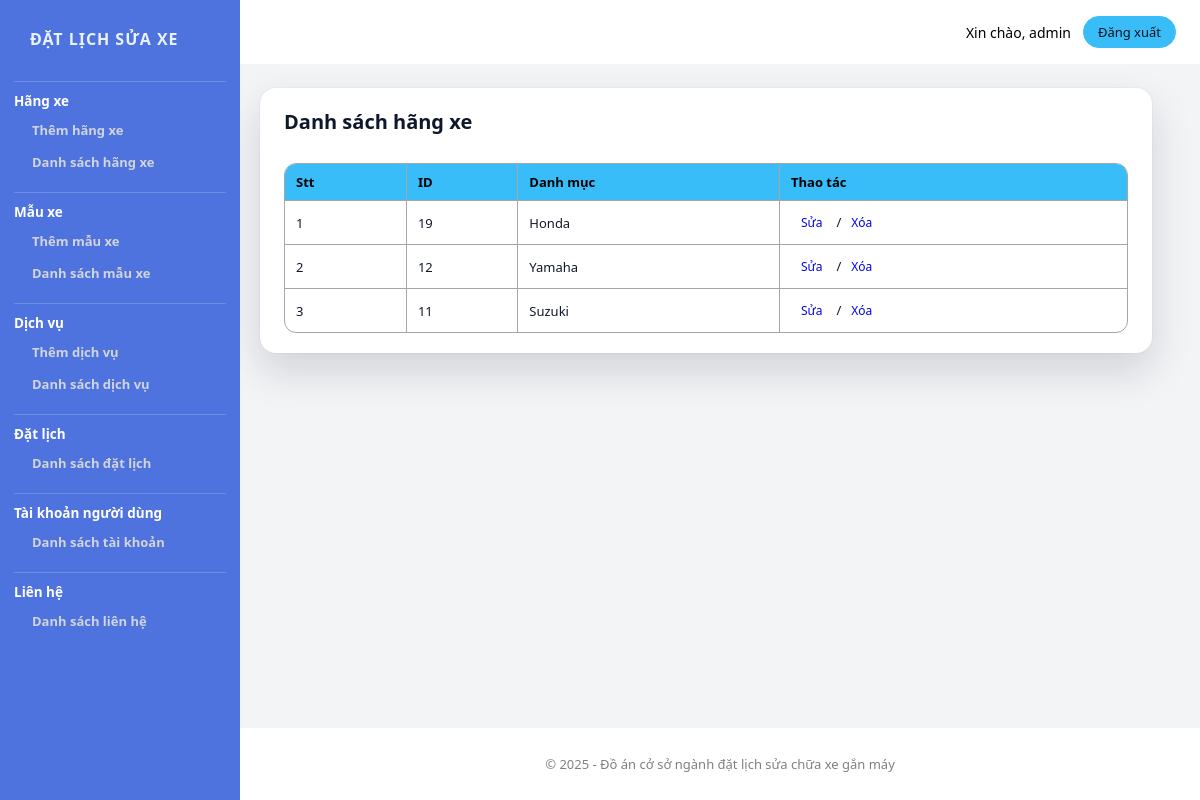
The page /admin/categoryList.php (signed in) on the database its author committed.
### tables this page shows
CREATE TABLE `tbl_category` (
  `category_id`   INT(11) NOT NULL AUTO_INCREMENT,
  `category_name` VARCHAR(255) NOT NULL,
  PRIMARY KEY (`category_id`)
);

### admin/database.php (called while the page is built, shortened)
<?php
class Database
{
    public $host = DB_HOST;
    public $user = DB_USER;
    public $pass = DB_PASS;
    public $dbname = DB_NAME;
    public $link;
    public function connectDB()
    {
        $this->link = new mysqli($this->host, $this->user, $this->pass, $this->dbname);
        $this->link->set_charset("utf8mb4");
        return true;
    }
    public function select($query)
    {
        $result = $this->link->query($query);
        return ($result->num_rows > 0) ? $result : false;
    }
}

### admin/class/category_class.php (called while the page is built, shortened)
<?php
    include "database.php";
?>
<?php
    class category{
        public $db;
        public function __construct()
        {
            $this-> db = new Database();
        }
        public function show_category(){
            $query = "SELECT * FROM tbl_category ORDER BY category_id DESC";
            $result = $this->db->select($query);
            return $result;
        }
    }
?>

### admin/categoryList.php (the view)
<?php
include "header.php";
include "slider.php";
include "class/category_class.php"
?>
<?php
$category = new category;
$show_category = $category->show_category();
?>
<div class="admin-contentRight">
    <div class="admin-contentRight-category_list">
        <h1>Danh sách hãng xe</h1>
        <table>
            <tr>
                <th>Stt</th>
                <th>ID</th>
                <th>Danh mục</th>
                <th>Thao tác</th>
            </tr>
            <?php
            if ($show_category) {
                $i = 0;
                while ($result = $show_category->fetch_assoc()) {
                    $i++;
            ?>
                    <tr>
                        <td><?php echo $i ?></td>
                        <td><?php echo $result['category_id'] ?></td>
                        <td><?php echo $result['category_name'] ?></td>
                        <td><a href="categoryEdit.php?category_id=<?php echo $result['category_id'] ?>">Sửa</a>/<a href="categoryDelete.php?category_id=<?php echo $result['category_id'] ?>">Xóa</a></td>
                    </tr>
            <?php
                }
            }
            ?>
        </table>
    </div>
</div>
</section>
<?php
include "footer_admin.php";
?>

### admin/style.css (style rules this page uses)
*,*::before,*::after { margin:0;padding:0;box-sizing:border-box; }
html { font-size:62.5%; }
body { font-family:system-ui,-apple-system,BlinkMacSystemFont,"Segoe UI",sans-serif; font-size:1.4rem; background:#f3f4f6; color:#111827; min-height:100vh; display:flex; flex-direction:column; }
:root { --sidebar-w:240px; --gap:2.4rem; --brand:#38bdf8; --sidebar:#4e73df; --danger:#ef4444; --card:#fff; --muted:#6b7280; --text:#0f172a; --line:#e5e7eb; --radius-lg:1.6rem; --radius-md:1.2rem; --radius-sm:.9rem; --input-h:40px; }
.admin-contentRight { display:flex;flex-direction:column;gap:2rem; }
.admin-contentRight > div { background:var(--card); border-radius:var(--radius-lg); padding:2rem 2.4rem; box-shadow: 0 18px 40px rgba(15,23,42,.15), 0 0 0 1px rgba(148,163,184,.08); }
.admin-contentRight h1 { font-size:2rem; margin-bottom:1.6rem; color:var(--text); }
[class^="admin-contentRight-"], [class*=" admin-contentRight-"] { display:flex;flex-direction:column; }
.admin-contentRight table { width:100%; border-collapse:collapse; margin-top:1.2rem; font-size:1.3rem; border-radius:var(--radius-md); overflow:hidden; }
.admin-contentRight table :is(thead, tr:first-child) { background:var(--brand); color:#000; }
.admin-contentRight :is(th,td) { padding:.9rem 1.1rem; text-align:left; border-bottom:1px solid var(--line); }
.admin-contentRight td a { display:inline-flex; align-items:center; justify-content:center; padding:.3rem .9rem; border-radius:999px; font-size:1.2rem; text-decoration:none; margin-right:.4rem; border:1px solid transparent; transition:all .15s ease; }
.admin-contentRight table { border: 1px solid #e5e7eb; border-radius: 12px ; overflow: hidden; background: #fff; }
.admin-contentRight th, .admin-contentRight td { border-right: 1px solid #a6a6a6; border-bottom: 1px solid #a6a6a6; }
.admin-contentRight table { border-collapse: collapse; border: 1px solid #e5e7eb; outline: 1px solid #a6a6a6; outline-offset: -1px; border-radius: 12px; overflow: hidden; background: #fff; }

### rows shown on the page
tbl_category: category_id "19", category_name "Honda"
tbl_category: category_id "12", category_name "Yamaha"
tbl_category: category_id "11", category_name "Suzuki"

### other values the page prints
$_SESSION['admin_username'] "admin"
